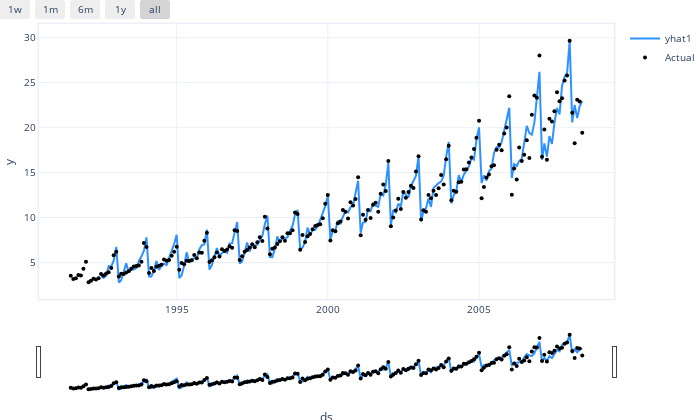

The notebook cell saved with this chart:
### Code cell
m.plot(forecast)

### Figure 1 — Plotly figure (JSON) as saved in the notebook; plotly's stock layout.template omitted (floating-point values rounded to 4 significant figures; data arrays with more than 128 entries replaced by an {"elided": "..."} marker saying what was removed)
{"data": [{"fill": "none", "line": {"color": "rgba(45, 146, 255, 1.0)", "width": 2}, "mode": "lines", "name": "yhat1", "type": "scatter", "x": {"elided": "204 str values"}, "y": {"elided": "204 float values"}}, {"marker": {"color": "black", "size": 4}, "mode": "markers", "name": "Actual", "type": "scatter", "x": {"elided": "204 str values"}, "y": {"elided": "204 float values"}}], "layout": {"autosize": true, "font": {"size": 10}, "height": 420, "hovermode": "x unified", "margin": {"b": 0, "l": 0, "pad": 0, "r": 10, "t": 10}, "showlegend": true, "title": {"font": {"size": 12}}, "width": 700, "xaxis": {"linewidth": 1.5, "mirror": true, "rangeselector": {"buttons": [{"count": 7, "label": "1w", "step": "day", "stepmode": "backward"}, {"count": 1, "label": "1m", "step": "month", "stepmode": "backward"}, {"count": 6, "label": "6m", "step": "month", "stepmode": "backward"}, {"count": 1, "label": "1y", "step": "year", "stepmode": "backward"}, {"step": "all"}]}, "rangeslider": {"visible": true}, "showline": true, "title": {"text": "ds"}, "type": "date"}, "yaxis": {"linewidth": 1.5, "mirror": true, "showline": true, "title": {"text": "y"}}}}
